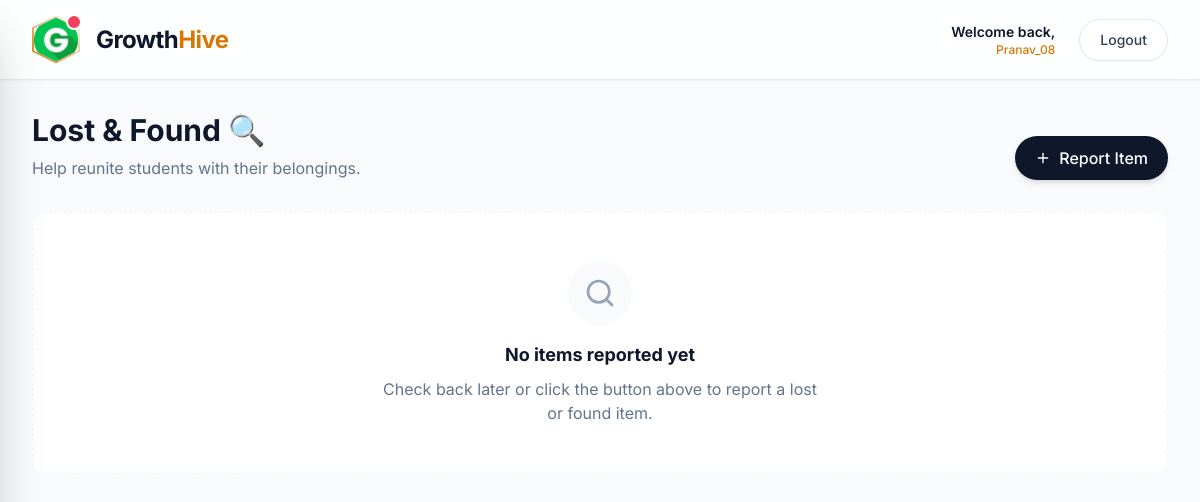
Before: /lostfound/ (signed in) with the older database file.
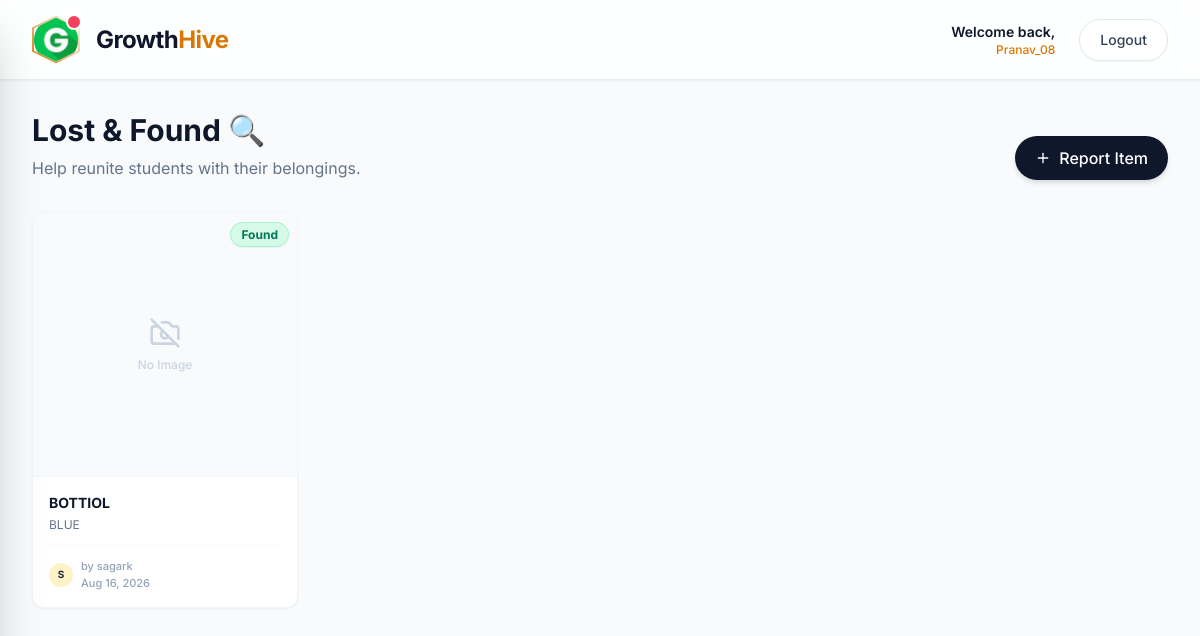
After: the same page with the newer database file.
### lostfound/models.py (models this page shows, shortened)
class Item(models.Model):
    STATUS_CHOICES = (
        ('lost', 'Lost'),
        ('found', 'Found'),
    )
    title = models.CharField(max_length=200)
    description = models.TextField()
    status = models.CharField(max_length=10, choices=STATUS_CHOICES)
    image = models.ImageField(upload_to='lostfound_images/', null=True, blank=True)
    reported_by = models.ForeignKey(User, on_delete=models.CASCADE, related_name='lostfound_items')
    created_at = models.DateTimeField(auto_now_add=True)

### accounts/models.py (models this page shows, shortened)
class User(AbstractUser):
    ROLE_CHOICES = (
       ('student', 'Student'),
       ('alumni', 'Alumni'),
       ('teacher', 'Teacher'),
       ('admin', 'Admin'),
)
    role = models.CharField(max_length=10, choices=ROLE_CHOICES)

### lostfound/views.py (the view)
# urls.py: path('', views.item_list, name='lostfound_list'),
@login_required
def item_list(request):
    items = Item.objects.all().order_by('-created_at')
    return render(request, 'lostfound/item_list.html', {'items': items})

### templates/lostfound/item_list.html
{% extends 'base.html' %}
{% block content %}
<div class="mb-8 flex justify-between items-end">
    <div>
        <h2 class="text-3xl font-bold text-dark-900">Lost & Found 🔍</h2>
        <p class="text-slate-500 mt-2">Help reunite students with their belongings.</p>
    </div>
    <a href="{% url 'report_item' %}"
        class="px-5 py-2.5 rounded-full text-white bg-dark-900 hover:bg-brand-600 font-medium transition-colors shadow-md flex items-center gap-2">
        <i data-lucide="plus" class="w-4 h-4"></i> Report Item
    </a>
</div>
<div class="grid grid-cols-2 md:grid-cols-3 lg:grid-cols-4 gap-6">
    {% for item in items %}
    <div
        class="bg-white rounded-xl shadow-sm border border-slate-100 overflow-hidden hover:shadow-md transition-shadow group flex flex-col">
        <div class="aspect-square bg-slate-50 relative overflow-hidden border-b border-slate-100">
            {% if item.image %}
            <img src="{{ item.image.url }}" alt="{{ item.title }}"
                class="w-full h-full object-cover group-hover:scale-105 transition-transform duration-300">
            {% else %}
            <div class="w-full h-full flex flex-col items-center justify-center text-slate-300 gap-2">
                <i data-lucide="camera-off" class="w-8 h-8"></i>
                <span class="text-xs font-medium">No Image</span>
            </div>
            {% endif %}
            <div class="absolute top-2 right-2">
                {% if item.status == 'lost' %}
                <span
                    class="bg-rose-100 text-rose-700 text-xs font-bold px-2.5 py-1 rounded-full border border-rose-200 shadow-sm backdrop-blur-md bg-opacity-90">Lost</span>
                {% else %}
                <span
                    class="bg-emerald-100 text-emerald-700 text-xs font-bold px-2.5 py-1 rounded-full border border-emerald-200 shadow-sm backdrop-blur-md bg-opacity-90">Found</span>
                {% endif %}
            </div>
        </div>
        <div class="p-4 flex-1 flex flex-col">
            <h5 class="font-bold text-dark-900 text-sm mb-1 truncate">{{ item.title }}</h5>
            <p class="text-xs text-slate-500 line-clamp-2 mb-3 flex-1">{{ item.description }}</p>
            <div class="flex items-center gap-2 mt-auto pt-3 border-t border-slate-50">
                <div
                    class="w-6 h-6 rounded-full bg-brand-100 text-brand-700 flex items-center justify-center text-[10px] font-bold">
                    {{ item.reported_by.username|make_list|first|upper }}
                </div>
                <p class="text-[11px] text-slate-400 font-medium truncate">
                    by {{ item.reported_by.username }}<br>
                    {{ item.created_at|date:"M d, Y" }}
                </p>
            </div>
        </div>
    </div>
    {% empty %}
    <div class="col-span-full py-12 bg-white rounded-xl border border-slate-100 border-dashed text-center">
        <div class="w-16 h-16 bg-slate-50 rounded-full flex items-center justify-center mx-auto mb-4 text-slate-400">
            <i data-lucide="search" class="w-8 h-8"></i>
        </div>
        <h3 class="text-lg font-bold text-dark-900">No items reported yet</h3>
        <p class="text-slate-500 max-w-md mx-auto mt-2">Check back later or click the button above to report a lost or
            found item.</p>
    </div>
    {% endfor %}
</div>
{% endblock %}

Changed rows visible on the page:
added Item: shows "No Image", status "Found", title "BOTTIOL", description "BLUE", reported_by.username|make_list "S", reported_by.username "sagark", created_at "Aug 16, 2026"
Other visible differences:
text no longer shown: "No items reported yet Check back later or click the button above to report a lost or found item."
